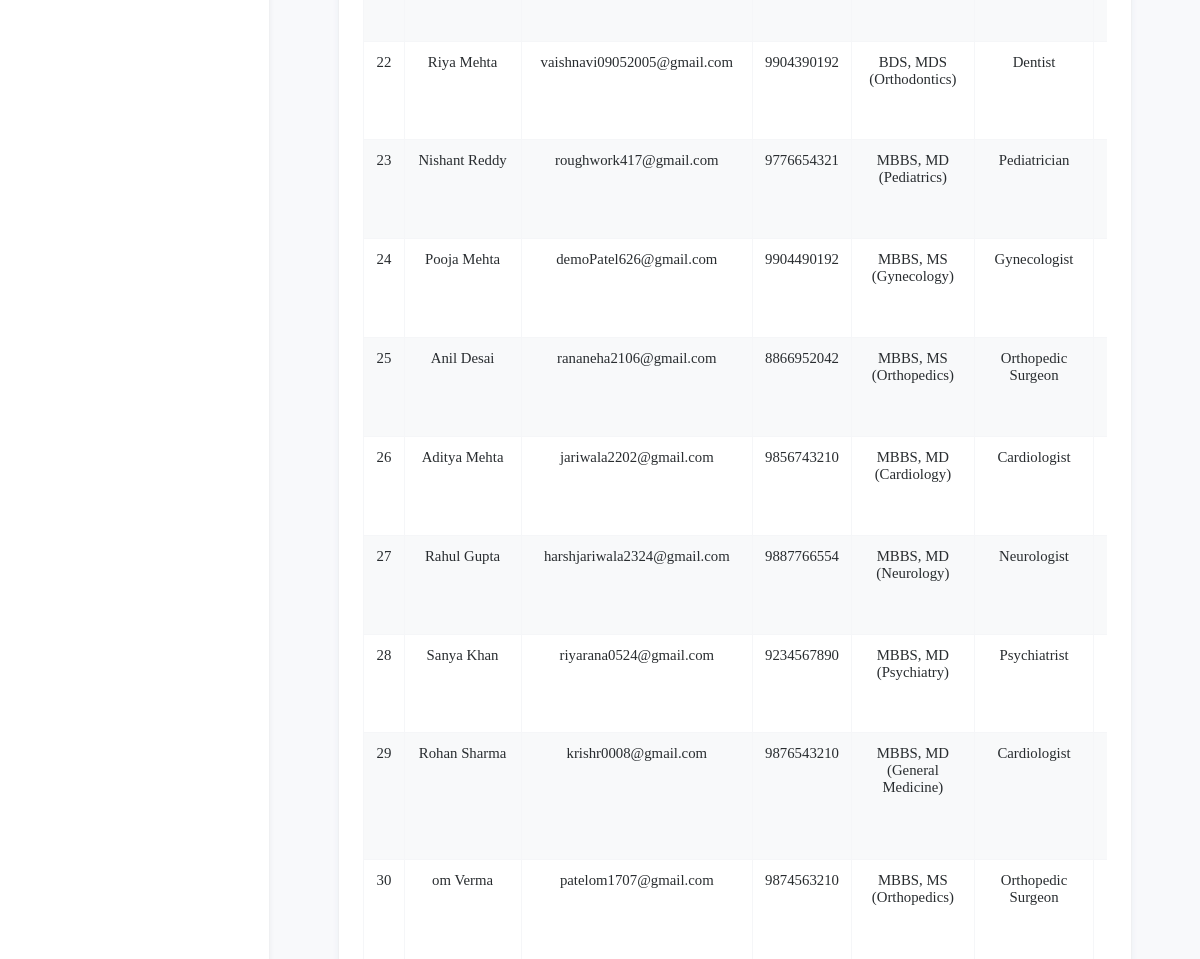
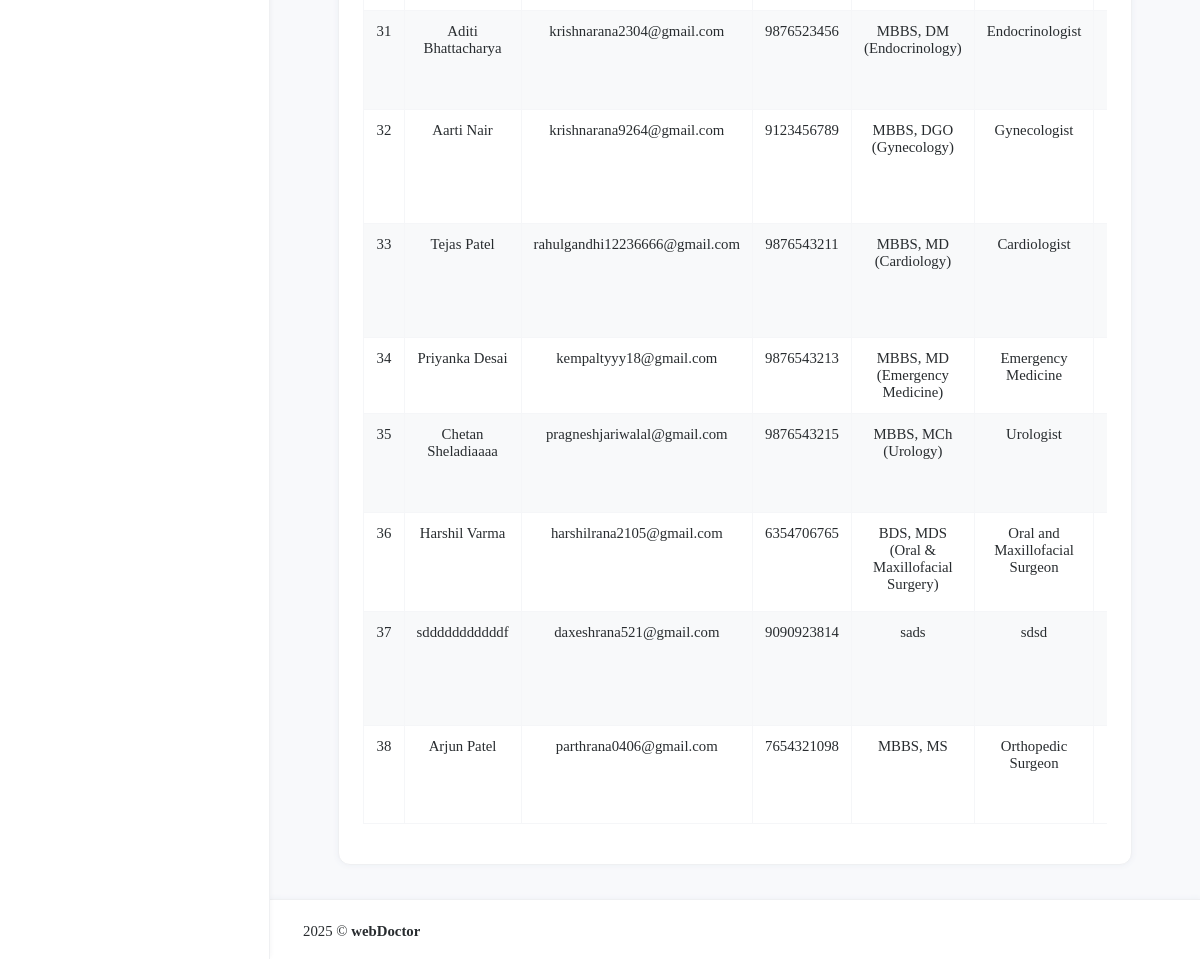
/admin_manage_docters/ (lower part), run on an earlier commit of the app's database (2 pictures, top to bottom).
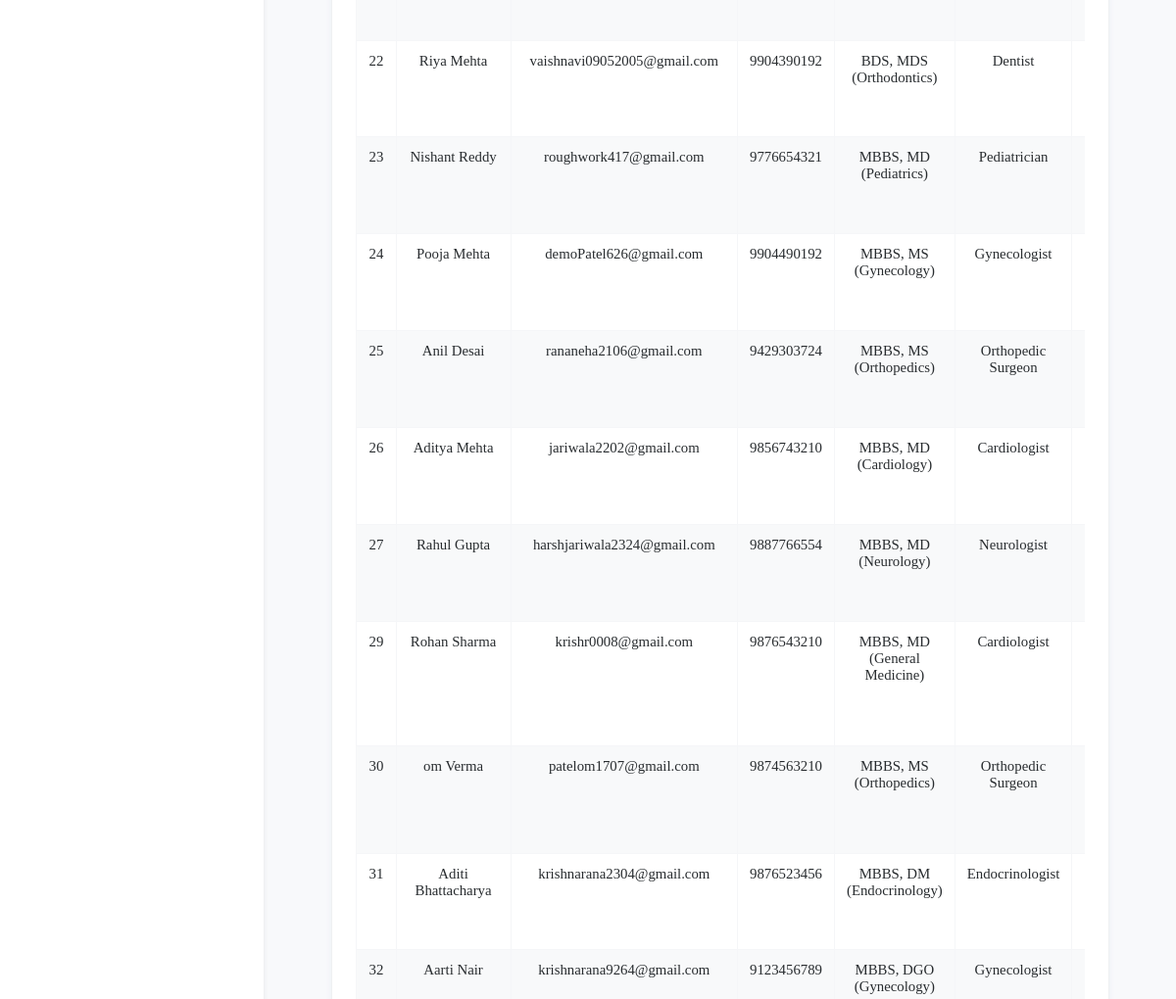
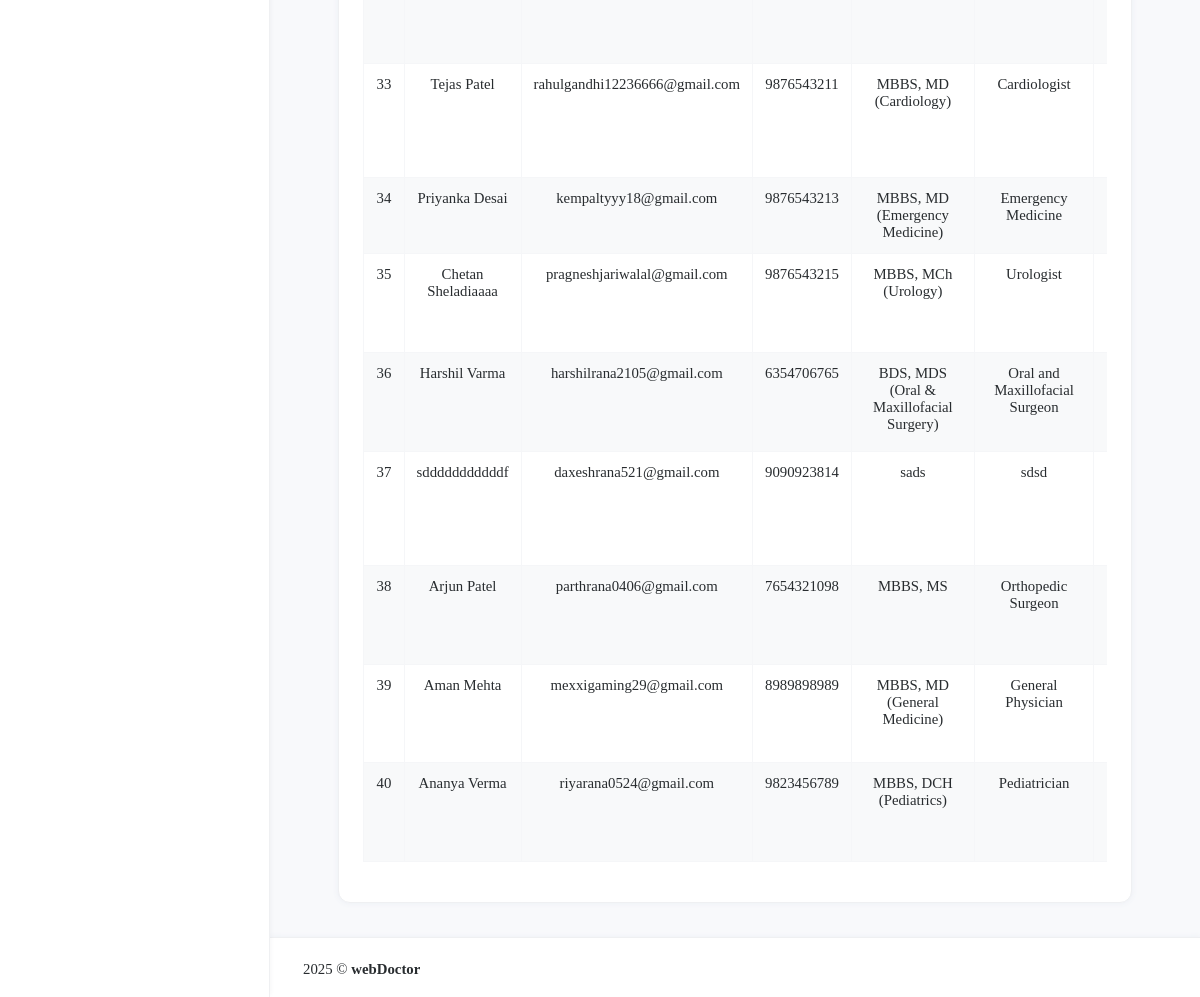
And on a later commit of the database (2 pictures, top to bottom).
### myapp/models.py (models this page shows, shortened)
class doctorRegister(models.Model):
    GENDER_CHOICES = [
        ('M', 'Male'),
        ('F', 'Female'),
        ('O', 'Other'),
    ]
    name = models.CharField(max_length=100)
    email = models.EmailField(unique=True)
    phno = models.BigIntegerField(unique=True)
    password = models.CharField(max_length=100)
    profile_img = models.ImageField(upload_to='profile_pics/', null=True, blank=True)
    qualification = models.CharField(max_length=100,blank=True, null=True)
    specialization = models.CharField(max_length=100,blank=True, null=True)
    experience = models.IntegerField(blank=True, null=True)
    address = models.TextField(blank=True, null=True)
    city = models.CharField(max_length=50,blank=True, null=True)
    state = models.CharField(max_length=50,blank=True, null=True)
    clinic_name = models.CharField(max_length=255)
    clinic_address = models.TextField()
    gender = models.CharField(max_length=5, choices=GENDER_CHOICES)
    mci_no = models.CharField(max_length=10,blank=True, null=True)
    fee = models.BigIntegerField(null=True)
    about_me=models.TextField(null=True)
    is_approved = models.BooleanField(default=False)
    is_rejected = models.BooleanField(default=False)
    is_available = models.BooleanField(default=False)  # Doctor is available for emergency

### myapp/views.py (the view)
# urls.py: path('admin_manage_docters/',views.admin_manage_docters,name='admin_manage_doctors'),
def admin_manage_docters(request):
    all_doctor=doctorRegister.objects.all
    return render(request, 'admin_manage_docters.html',{'all':all_doctor})

### myapp/templates/admin_manage_docters.html (shortened to what this page needs)
{% load static %}
<html lang="en" style="transform: none" class="fontawesome-i2svg-active fontawesome-i2svg-complete">
<head>
    <link href="{%static 'assets/admin_libs/jsvectormap/css/jsvectormap.min.css'%}" rel="stylesheet" type="text/css" />
    <link href="{%static 'assets/admin_css/bootstrap.min.css' %}" id="bootstrap-style" rel="stylesheet" type="text/css" />
     <link href="{%static 'assets/admin_css/app.min.css' %}" id="app-style" rel="stylesheet" type="text/css" />
    <link href="{%static 'assets/admin_css/icons.min.css' %}" rel="stylesheet" type="text/css" />
    <link rel="stylesheet" href="https://cdnjs.cloudflare.com/ajax/libs/boxicons/2.1.4/css/boxicons.min.css" />
    <link rel="stylesheet" href="https://cdnjs.cloudflare.com/ajax/libs/jquery-confirm/3.3.2/jquery-confirm.min.css">
    <link rel="stylesheet" type="text/css" href="https://cdn.datatables.net/1.13.6/css/dataTables.bootstrap5.min.css"/>
    <link rel="stylesheet" type="text/css" href="https://cdn.datatables.net/responsive/2.5.0/css/responsive.bootstrap5.min.css"/>
    <link rel="stylesheet" href="https://cdnjs.cloudflare.com/ajax/libs/jquery-confirm/3.3.2/jquery-confirm.min.css">
    <link rel="stylesheet" href="https://cdnjs.cloudflare.com/ajax/libs/font-awesome/6.4.0/css/all.min.css">
</head>
<body>
    <div id="layout-wrapper">
        <div class="vertical-menu">
            <div data-simplebar class="sidebar-menu-scroll">
            </div>
        </div>
        <div class="main-content">
          <div class="page-content">
              <div class="container-fluid mt-3">
      <div class="content">
        <div class="container-fluid">
          <div class="row">
            <div class="col-md-12">
              <div class="card card-table flex-fill">
                <div class="card-body">
                  <div class="table-responsive">
                    <table id="doctorsTable" class="table table-striped table-info-light table-bordered border-light-subtle dt-responsive table-hover nowrap" style="width:100%;">
                      <tbody class="fs-6">
                        {% for doctor in all %}
                        <tr class="text-center">
                          <td >{{ doctor.id }}</td>
                          <td>{{ doctor.name }}</td>
                          <td>{{ doctor.email }}</td>
                          <td>{{ doctor.phno }}</td>
                          <td>{{ doctor.qualification }}</td>
                          <td>{{ doctor.specialization }}</td>
                          <td>{{ doctor.experience }}</td>
                        </tr>
                        {% endfor %}
                      </tbody>
                    </table>
                  </div>
                </div>
              </div>
            </div>
          </div>
        </div>
      </div>
                  </div>
              </div>
          </div>
          <footer class="footer">
              <div class="container-fluid">
                  <div class="row ">
                      <div class="col-sm-6">
                          2025 © <b>webDoctor</b>
                      </div>
                  </div>
              </div>
          </footer>
      </div>
</body>
</html>

What changed in the data, as far as the page shows it:
removed doctorRegister: id "28", name "Sanya Khan", email "riyarana0524@gmail.com", phno "9234567890", qualification "MBBS, MD (Psychiatry)", specialization "Psychiatrist"
changed doctorRegister "Anil Desai": phno "8866952042" → "9429303724"
added doctorRegister: id "39", name "Aman Mehta", email "mexxigaming29@gmail.com", phno "8989898989", qualification "MBBS, MD (General Medicine)", specialization "General Physician"
added doctorRegister: id "40", name "Ananya Verma", email "riyarana0524@gmail.com", phno "9823456789", qualification "MBBS, DCH (Pediatrics)", specialization "Pediatrician"
